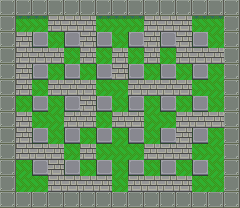

This is a level from a 2D game, rendered from its Tiled map with the project's own tilesets. A one-line summary and the map file follow, with tile-layer data summarised:
An orthogonal 15x13 tile map with 16x16 px tiles, 1 tile layer (stage).

<map version="1.2" tiledversion="1.3.1" orientation="orthogonal" renderorder="right-up" compressionlevel="0" width="15" height="13" tilewidth="16" tileheight="16" infinite="0" nextlayerid="3" nextobjectid="1">
 <editorsettings>
  <export target="stage-classic.json" format="json" />
 </editorsettings>
 <tileset firstgid="1" source="stage-classic.tsx" />
 <layer id="1" name="stage" width="15" height="13">
  <data>[195 cells, 195 non-empty, 5 distinct tile ids]</data>
 </layer>
 <objectgroup id="2" name="collisions" />
</map>